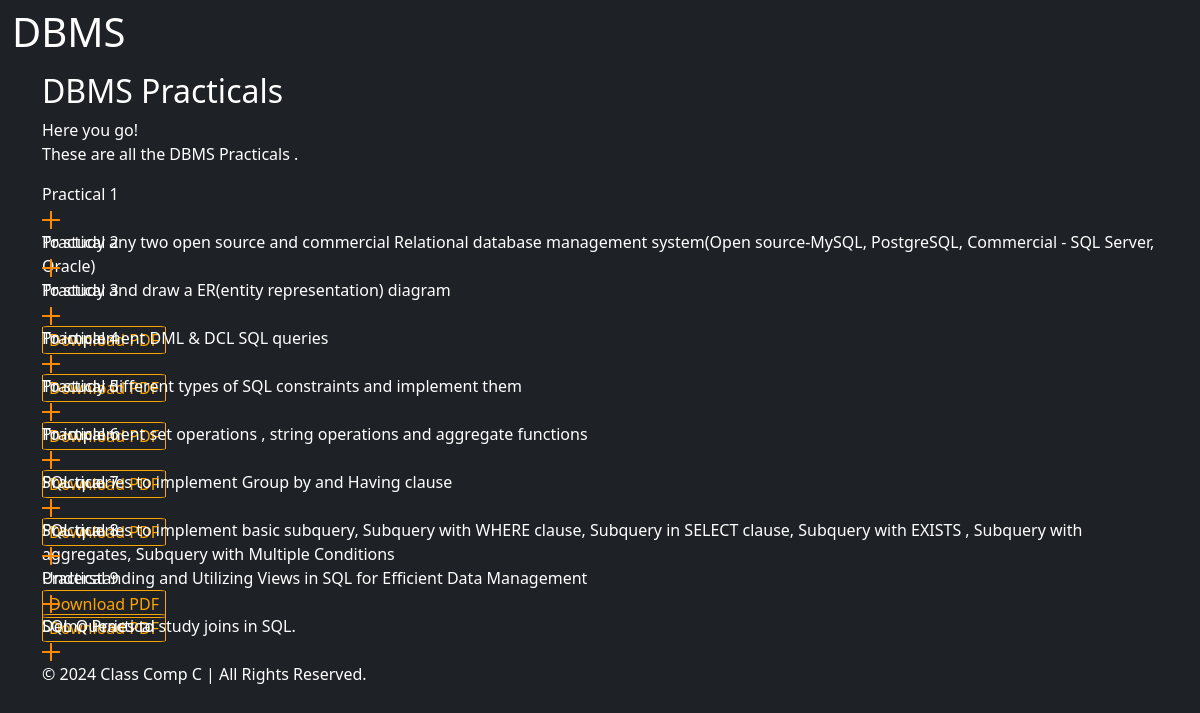
The page /Practicals/ on the database its author committed.
### files/models.py (models this page shows, shortened)
class Filepdf(models.Model):
    id = models.AutoField
    title = models.CharField(max_length=150,default = "")
    file = models.FileField(upload_to='filePDF/',default = "")
    disc = models.CharField(max_length=600,default = "")
    category = models.CharField(max_length=100,default="")
    uploaded_at = models.DateTimeField(auto_now_add=True)

### files/views.py (the view)
# urls.py: path("Practicals/",views.Practicals,name="Modules"),
def Practicals(request):
    files = Filepdf.objects.all()
    context = {
        'files' : files[:9]
    }
    return render(request, './Practicals.html',context)

### files/templates/Practicals.html (shortened to what this page needs)
{% extends 'Basic.html' %}
{% block section %}
<div class="padding-global">
    <div class="w-layout-blockcontainer container w-container">
        <div class="padding-section-large">
            <div class="faqs-title-wrapper">
                <h2 class="heading-style-h1"> DBMS Practicals </h2>
                <p class="text-size-regular">Here you go!<br>These are all the DBMS Practicals .</p>
            </div>
            <div class="faqs-wrapper w-dyn-list">
                <div role="list" class="faqs-list w-dyn-items">
                    <div role="list" class="faqs-list w-dyn-items">
                        <div data-w-id="c41f9944-c21d-d954-2be3-f72a8040b6ef" role="listitem"
                            class="faqs-item w-dyn-item">
                            <div class="faqs-top">
                                <div class="faqs-question">Practical 1</div>
                                <div style="color:#FF8C00" class="faqs-icon w-embed"></div>
                            </div>
                            <div style="height:0px" class="faqs-bottom">
                                <div class="faqs-bottom-inner">
                                    <div class="text-rich-text w-richtext">
                                        To study any two open source and commercial Relational database management system(Open source-MySQL, PostgreSQL, Commercial - SQL Server, Oracle)<br>
                                    </div>
                                </div>
                            </div>
                        </div>
                    {% for file in files %}
                    <div data-w-id="c41f9944-c21d-d954-2be3-f72a8040b6ef" role="listitem"
                        class="faqs-item w-dyn-item">
                        <div class="faqs-top">
                            <div class="faqs-question">{{file.title}}</div>
                            <div style="color:#FF8C00" class="faqs-icon w-embed">
                            </div>
                        </div>
                        <div style="height:0px" class="faqs-bottom">
                            <div class="faqs-bottom-inner">
                                <div class="text-rich-text w-richtext">
                                    {{file.disc}}<br><br>
                                    <a href="{% url 'download_file' file.id %}"><button>Download PDF</button></a>
                                </div>
                            </div>
                        </div>
                    </div>
                    {% endfor %}
                </div>
            </div>
        </div>
    </div>
</div>
{% endblock %}

### files/templates/Basic.html (style rules this page uses)
* { -webkit-font-smoothing: antialiased; -moz-osx-font-smoothing: grayscale; -o-font-smoothing: antialiased; }
body { background-color: #1E2125; color: white; }
html, body { margin: 0; padding: 0; width: 100%; height: 100%; }

### files/templates/Practicals.html (style rules this page uses)
.text-rich-text button { border: 1px solid orange; color: orange; background-color: transparent; border-radius: 5%; transition: all 0.5s; }

### rows shown on the page
Filepdf: title "Practical 2", disc "To study and draw a ER(entity representation) diagram"
Filepdf: title "Practical 3", disc "To implement DML & DCL SQL queries"
Filepdf: title "Practical 4", disc "To study different types of SQL constraints and implement them"
Filepdf: title "Practical 5", disc "To implement set operations , string operations and aggregate functions"
Filepdf: title "Practical 6", disc "SQL queries to implement Group by and Having clause"
Filepdf: title "Practical 7", disc "SQL queries to implement basic subquery, Subquery with WHERE clause, Subquery in SELECT clause, Subquery with EXISTS , Subquery with aggregates, Subquery with Multiple Conditions"
Filepdf: title "Practical 8", disc "Understanding and Utilizing Views in SQL for Efficient Data Management"
Filepdf: title "Practical 9", disc "SQL Queries to study joins in SQL."
Filepdf: title "Demo Practical"
